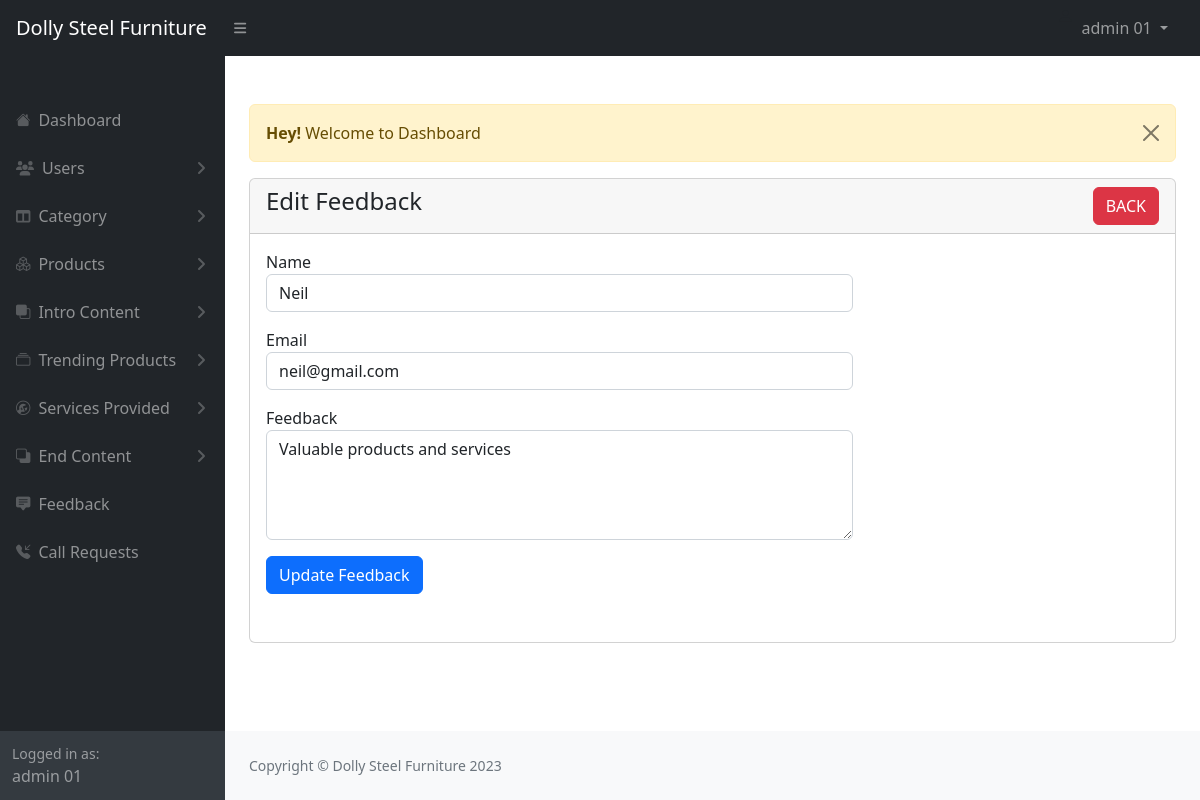
/admin/edit-feedback.php?id=1 (signed in), run on the app's committed database.
### tables this page shows
CREATE TABLE `feedback` (
  `id` int(11) NOT NULL,
  `image` varchar(255) NOT NULL,
  `name` varchar(255) NOT NULL,
  `email` varchar(255) NOT NULL,
  `feedback` text NOT NULL
);

### admin/edit-feedback.php (the view, shortened to what this page needs)
<?php
      include("./includes/header.php");
?>
<div class="container-fluid px-4">
      <div class="row">
            <div class="col-md-12">
                  <?php include('./message.php'); ?>
                  <div class="card">
                        <div class="card-header">
                              <h4>Edit Feedback
                                    <a href="./view-feedback.php" class="btn btn-danger float-end">BACK</a>
                              </h4>
                        </div>
                        <div class="card-body">
                              <?php
                                    if(isset($_GET['id']))
                                    {
                                          $feedback_id = $_GET['id'];
                                          $feedback_query = "SELECT * FROM feedback WHERE id = '$feedback_id' LIMIT 1" ;
                                          $feedback_run = mysqli_query($con, $feedback_query);
                                          if(mysqli_num_rows($feedback_run) > 0)
                                          {
                                               $row = mysqli_fetch_array($feedback_run);
                                               ?>
                                                <form action="./code.php" method="POST">
                                                      <div class="row">
                                                            <div class="col-md-8 mb-3">
                                                                  <label for="">Name</label>
                                                                  <input type="text" name="name" value="<?= $row['name']; ?>" class="form-control" required>
                                                            </div>
                                                            <div class="col-md-8 mb-3">
                                                                  <label for="">Email</label>
                                                                  <input type="email" name="email" value="<?= $row['email']; ?>" class="form-control" required>
                                                            </div>
                                                            <div class="col-md-8 mb-3">
                                                                  <label for="">Feedback</label>
                                                                  <textarea name="feedback" class="form-control" required rows="4"><?= $row['feedback']; ?></textarea>
                                                            </div>
                                                            <div class="col-md-12 mb-3">
                                                                  <button type="submit" name="update_feedback" class="btn btn-primary">Update Feedback</button>
                                                            </div>
                                                      </div>
                                                </form>
                                                <?php
                                          }
                                          else
                                          {
                                                ?>
                                                      <h4>No Record Found</h4>
                                                <?php
                                          }
                                    }
                              ?>
                        </div>
                  </div>
            </div>
      </div>
</div>
<?php
      include("./includes/footer.php");
      include("./includes/scripts.php");
?>

### data on the page
feedback: name "Neil", email "neil@gmail.com", feedback "Valuable products and services"

### other printed values
$_SESSION['auth_user']['user_name'] "admin 01"
$_SESSION['message'] "Welcome to Dashboard"
